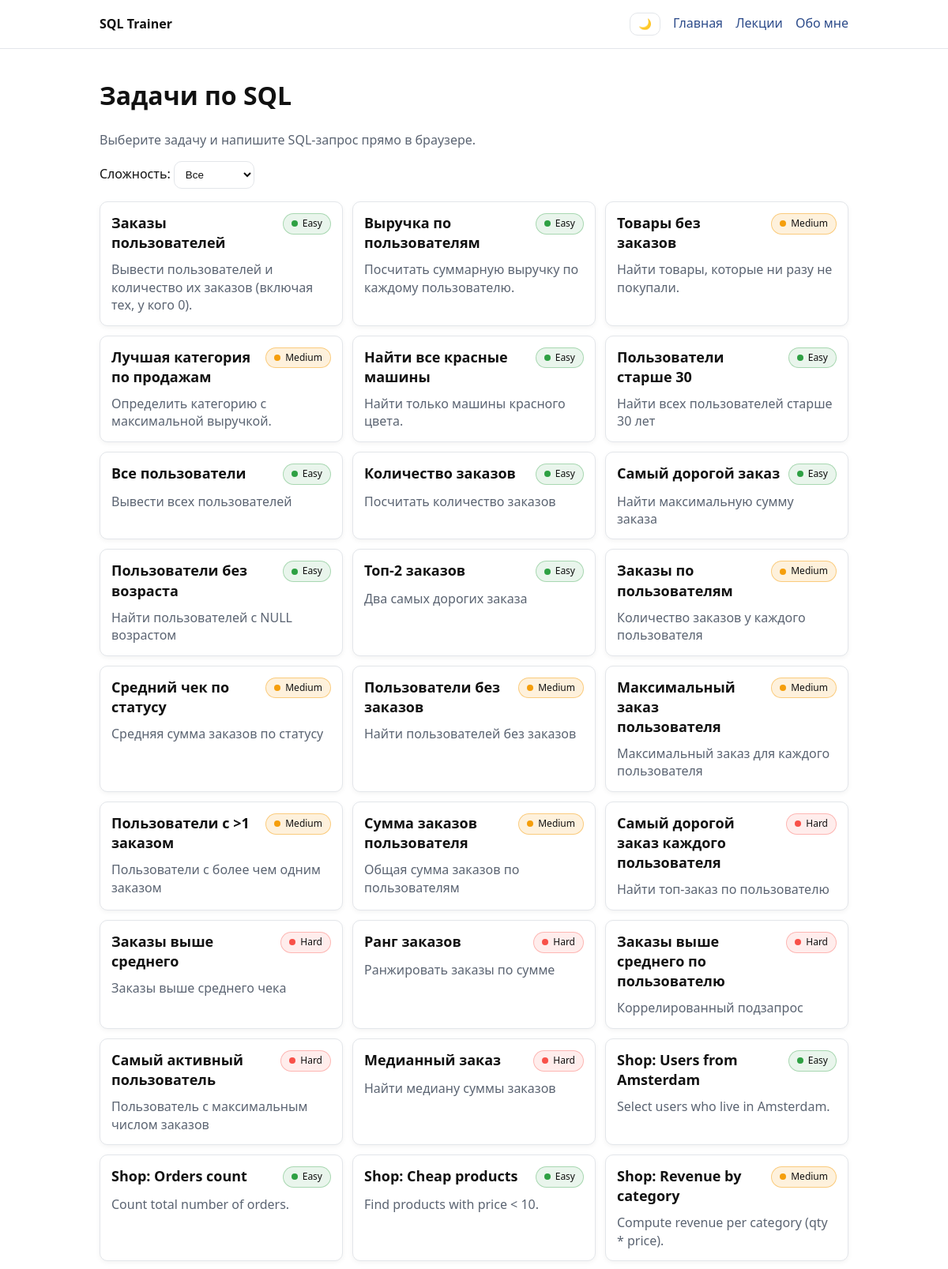
The page / (upper part) on the database its author committed.
### tables this page shows
CREATE TABLE tasks (
  id INTEGER PRIMARY KEY AUTOINCREMENT,
  title TEXT NOT NULL,
  short_desc TEXT NOT NULL,
  level TEXT NOT NULL,             -- Easy | Medium | Hard | Advanced
  full_desc TEXT NOT NULL,
  dataset_sql TEXT NOT NULL,
  seed_sql TEXT NOT NULL,
  solution_sql TEXT NOT NULL,
  check_mode TEXT NOT NULL DEFAULT 'unordered' -- unordered | ordered
);

### app.py (the view)
@app.route("/", methods=["GET", "POST"])
def index():
    if request.method == "POST":
        return ("", 204)
    selected_level = request.args.get("level")  # Easy/Medium/Hard/Advanced or empty
    tasks = db.get_tasks(level=selected_level)
    return render_template(
        "index.html",
        tasks=tasks,
        selected_level=selected_level,
        levels=LEVELS,
    )

### app.py (called while the page is built)
@app.context_processor
def inject_globals():
    return {"LEVELS": LEVELS}

### db.py (called while the page is built)
def connect_app_db():
    conn = sqlite3.connect(APP_DB)
    conn.row_factory = sqlite3.Row
    return conn

def get_tasks(level: str | None = None):
    sql = "SELECT id, title, short_desc, level FROM tasks"
    params = []
    if level and level in LEVELS_ORDER:
        sql += " WHERE level = ?"
        params.append(level)
    sql += " ORDER BY id"
    with connect_app_db() as conn:
        return conn.execute(sql, params).fetchall()

### templates/index.html (shortened to what this page needs)
{% extends "base.html" %}
{% set title = "Главная" %}
{% block content %}
  <h1>Задачи по SQL</h1>
  <p class="muted">Выберите задачу и напишите SQL-запрос прямо в браузере.</p>
  <form class="filter" method="get" action="{{ url_for('index') }}">
    <label>
      Сложность:
      <select name="level" onchange="this.form.submit()">
        <option value="" {% if not selected_level %}selected{% endif %}>Все</option>
      </select>
    </label>
  </form>
  <div class="task-list">
    {% for t in tasks %}
      <a class="task-card" href="{{ url_for('task_page', task_id=t.id) }}">
        <div class="task-card__top">
          <h2 class="task-card__title">{{ t.title }}</h2>
          <span class="badge badge-{{ t.level|lower }}">{{ t.level }}</span>
        </div>
        <p class="task-card__desc">{{ t.short_desc }}</p>
      </a>
    {% endfor %}
  </div>
{% endblock %}

### templates/base.html (shortened to what this page needs)
<!doctype html>
<html lang="ru">
<head>
  <link rel="stylesheet" href="{{ url_for('static', filename='styles.css') }}?v=2">
</head>
<body>
  <header class="header">
    <div class="container header__inner">
      <a class="logo" href="{{ url_for('index') }}">SQL Trainer</a>
      <nav class="nav">
        <button type="button" class="theme-toggle" id="themeToggle" aria-label="Переключить тему">🌙</button>
        <a href="{{ url_for('index') }}">Главная</a>
        <a href="{{ url_for('lectures_index') }}">Лекции</a>
        <a href="{{ url_for('about') }}">Обо мне</a>
      </nav>
    </div>
  </header>
  <main class="container">
    {% block content %}{% endblock %}
  </main>
</body>
</html>

### static/styles.css (style rules this page uses)
* { box-sizing: border-box; }
:root { --bg: #ffffff; --text: #111111; --muted: #5b6472; --panel: #ffffff; --border: #e3e6ea; --border-strong: #c7cfe0; --link: #2c4b8a; --btn-bg: #111827; --btn-text: #ffffff; --btn-border: #111827; --btn-secondary-bg: transparent; --btn-secondary-text: #111827; --code-bg: #f3f4f6; --code-text: #1f2328; --thead-bg: #fafafa; --table-border: #ececec; --alert-bg: #fff3f3; --alert-border: #ffd0d0; --alert-text: #8a1f1f; --flash-bg: #f7f7f7; --flash-border: #e0e0e0; --flash-info-bg: #eef6ff; --flash-info-border: #cfe6ff; --flash-ok-bg: #eefbf1; --flash-ok-border: #c9f2d2; --flash-bad-bg: #fff3f3; --flash-bad-border: #ffd0d0; --shadow-card: 0 2px 6px rgba(0,0,0,0.05); }
body { margin: 0; font-family: system-ui, -apple-system, Segoe UI, Roboto, Arial, sans-serif; line-height: 1.4; background: var(--bg); color: var(--text); }
a { color: inherit; text-decoration: none; }
.container { max-width: 980px; margin: 0 auto; padding: 16px; }
.header { border-bottom: 1px solid var(--border); background: var(--panel); backdrop-filter: blur(8px); position: sticky; top: 0; z-index: 10; }
.header__inner { display: flex; align-items: center; justify-content: space-between; gap: 12px; }
.logo { font-weight: 700; }
.nav a { margin-left: 12px; color: var(--link); }
.muted { color: var(--muted); }
.filter { margin: 12px 0 16px; display: flex; gap: 10px; align-items: center; flex-wrap: wrap; }
.filter select { padding: 8px 10px; border-radius: 10px; border: 1px solid var(--border); background: var(--panel); color: var(--text); }
.task-list { display: grid; grid-template-columns: repeat(auto-fill, minmax(260px, 1fr)); gap: 12px; margin-top: 16px; }
.task-card { border: 1px solid var(--border); border-radius: 10px; padding: 14px; background: var(--panel); box-shadow: var(--shadow-card); transition: transform 0.15s ease, box-shadow 0.15s ease, border-color 0.15s ease; }
.task-card__top { display: flex; align-items: start; justify-content: space-between; gap: 10px; }
.task-card__title { margin: 0; font-size: 18px; color: var(--text); }
.task-card__desc { margin: 10px 0 0; color: var(--muted); }
.badge { display: inline-flex; align-items: center; gap: 6px; padding: 4px 10px; border-radius: 999px; border: 1px solid var(--border); font-size: 12px; color: var(--text); background: rgba(127,127,127,0.10); white-space: nowrap; }
.badge::before { content: ""; width: 8px; height: 8px; border-radius: 999px; background: var(--border-strong); }
.badge-easy { border-color: rgba(46, 160, 67, 0.35); background: rgba(46, 160, 67, 0.10); }
.badge-easy::before { background: #2ea043; }
.badge-medium { border-color: rgba(245, 158, 11, 0.45); background: rgba(245, 158, 11, 0.14); }
.badge-medium::before { background: #f59e0b; }
.badge-hard { border-color: rgba(248, 81, 73, 0.35); background: rgba(248, 81, 73, 0.10); }
.badge-hard::before { background: #f85149; }
button { padding: 9px 12px; border: 1px solid var(--btn-border); border-radius: 10px; background: var(--btn-bg); color: var(--btn-text); cursor: pointer; }
.theme-toggle { margin-left: 12px; padding: 6px 10px; border-radius: 10px; border: 1px solid var(--border); background: transparent; color: var(--text); cursor: pointer; }

### rows shown on the page
tasks: title "Заказы пользователей", level "Easy", short_desc "Вывести пользователей и количество их заказов (включая тех, у кого 0)."
tasks: title "Выручка по пользователям", level "Easy", short_desc "Посчитать суммарную выручку по каждому пользователю."
tasks: title "Товары без заказов", level "Medium", short_desc "Найти товары, которые ни разу не покупали."
tasks: title "Лучшая категория по продажам", level "Medium", short_desc "Определить категорию с максимальной выручкой."
tasks: title "Найти все красные машины", level "Easy", short_desc "Найти только машины красного цвета."
tasks: title "Пользователи старше 30", level "Easy", short_desc "Найти всех пользователей старше 30 лет"
tasks: title "Все пользователи", level "Easy", short_desc "Вывести всех пользователей"
tasks: title "Количество заказов", level "Easy", short_desc "Посчитать количество заказов"
tasks: title "Самый дорогой заказ", level "Easy", short_desc "Найти максимальную сумму заказа"
tasks: title "Пользователи без возраста", level "Easy", short_desc "Найти пользователей с NULL возрастом"
tasks: title "Топ-2 заказов", level "Easy", short_desc "Два самых дорогих заказа"
tasks: title "Заказы по пользователям", level "Medium", short_desc "Количество заказов у каждого пользователя"
tasks: title "Средний чек по статусу", level "Medium", short_desc "Средняя сумма заказов по статусу"
tasks: title "Пользователи без заказов", level "Medium", short_desc "Найти пользователей без заказов"
tasks: title "Максимальный заказ пользователя", level "Medium", short_desc "Максимальный заказ для каждого пользователя"
tasks: title "Пользователи с >1 заказом", level "Medium", short_desc "Пользователи с более чем одним заказом"
tasks: title "Сумма заказов пользователя", level "Medium", short_desc "Общая сумма заказов по пользователям"
tasks: title "Самый дорогой заказ каждого пользователя", level "Hard", short_desc "Найти топ-заказ по пользователю"
tasks: title "Заказы выше среднего", level "Hard", short_desc "Заказы выше среднего чека"
tasks: title "Ранг заказов", level "Hard", short_desc "Ранжировать заказы по сумме"
tasks: title "Заказы выше среднего по пользователю", level "Hard", short_desc "Коррелированный подзапрос"
tasks: title "Самый активный пользователь", level "Hard", short_desc "Пользователь с максимальным числом заказов"
tasks: title "Медианный заказ", level "Hard", short_desc "Найти медиану суммы заказов"
tasks: title "Shop: Users from Amsterdam", level "Easy", short_desc "Select users who live in Amsterdam."
tasks: title "Shop: Orders count", level "Easy", short_desc "Count total number of orders."
tasks: title "Shop: Cheap products", level "Easy", short_desc "Find products with price < 10."
tasks: title "Shop: Revenue by category", level "Medium", short_desc "Compute revenue per category (qty * price)."
